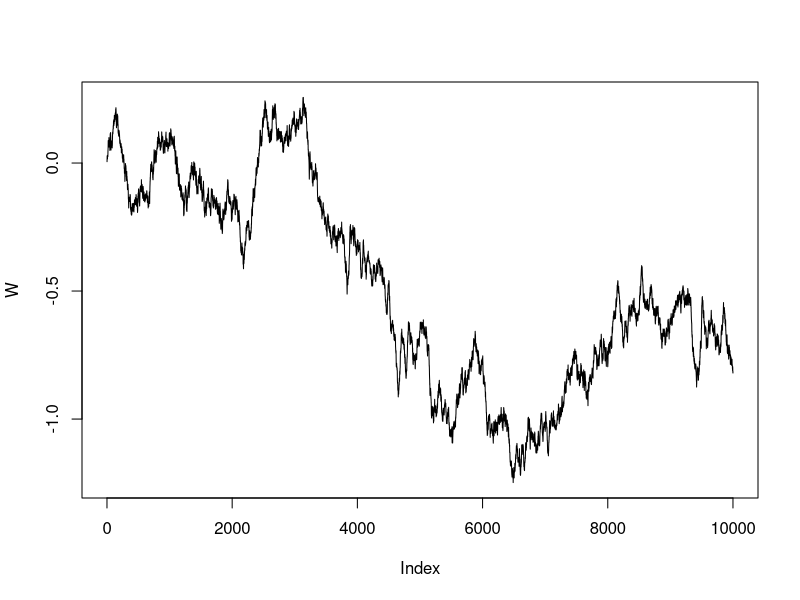
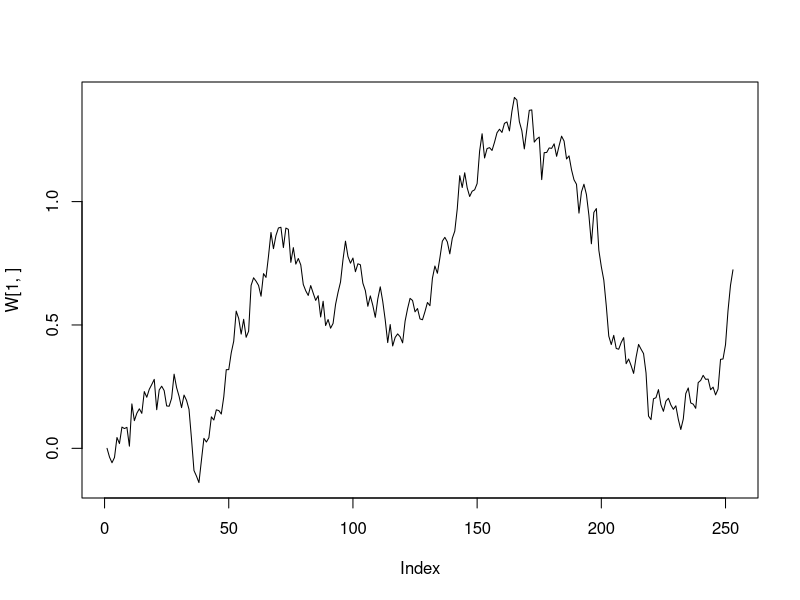
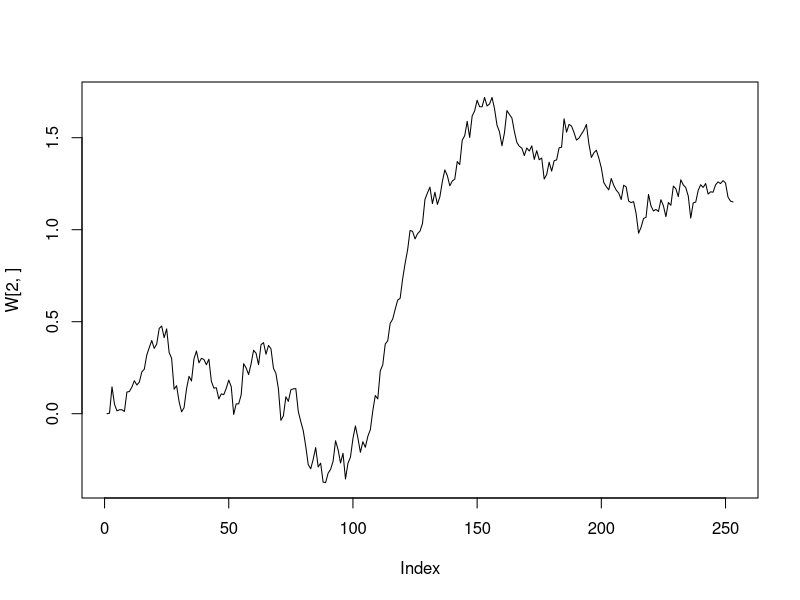
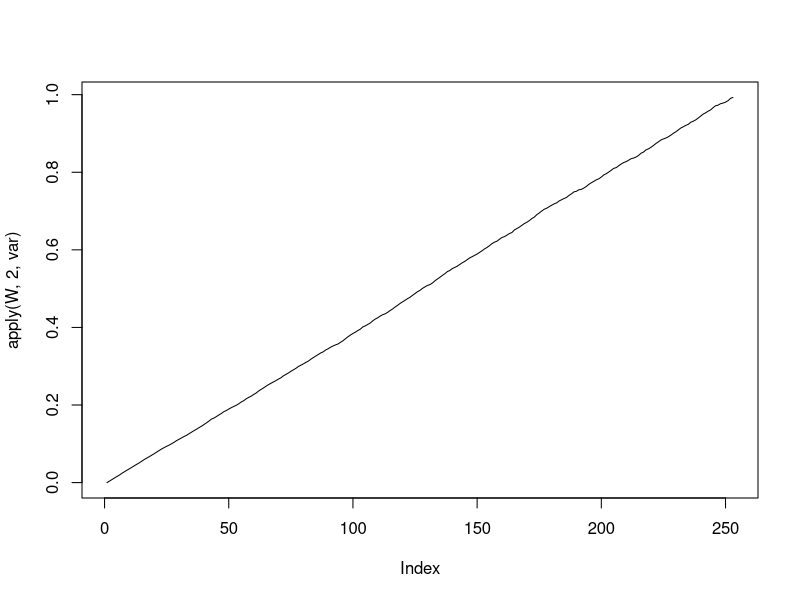

Write the R code that produced these figures, in order.
# Brownian motion (aka Wiener process)
n <- 10000
dt <- 1 / n
W <- cumsum(rnorm(n, mean = 0, sd = sqrt(dt)))

plot(W, type = "l")

# Monte Carlo simulation
T <- 1
n_steps <- 252
n_paths <- 10000

dt <- T / n_steps

# matrix of N(0, dt) increments: rows = paths, cols = steps
dW <- matrix(rnorm(n_paths * n_steps, mean = 0, sd = sqrt(dt)),
  nrow = n_paths, ncol = n_steps
)

# cumulative sum across columns to build W_t
# apply(..., 1, cumsum) would be slow for large n_paths, so we do this trick:
W <- t(apply(dW, 1, cumsum))
W <- cbind(rep(0, n_paths), W) # prepend W0 = 0 at column 1
plot(W[1, ], type = "l")
plot(W[2, ], type = "l")

# time grid
t <- seq(0, T, length.out = n_steps + 1)

# Variance should grow linearly with time
plot(apply(W, 2, var), t = "l")
